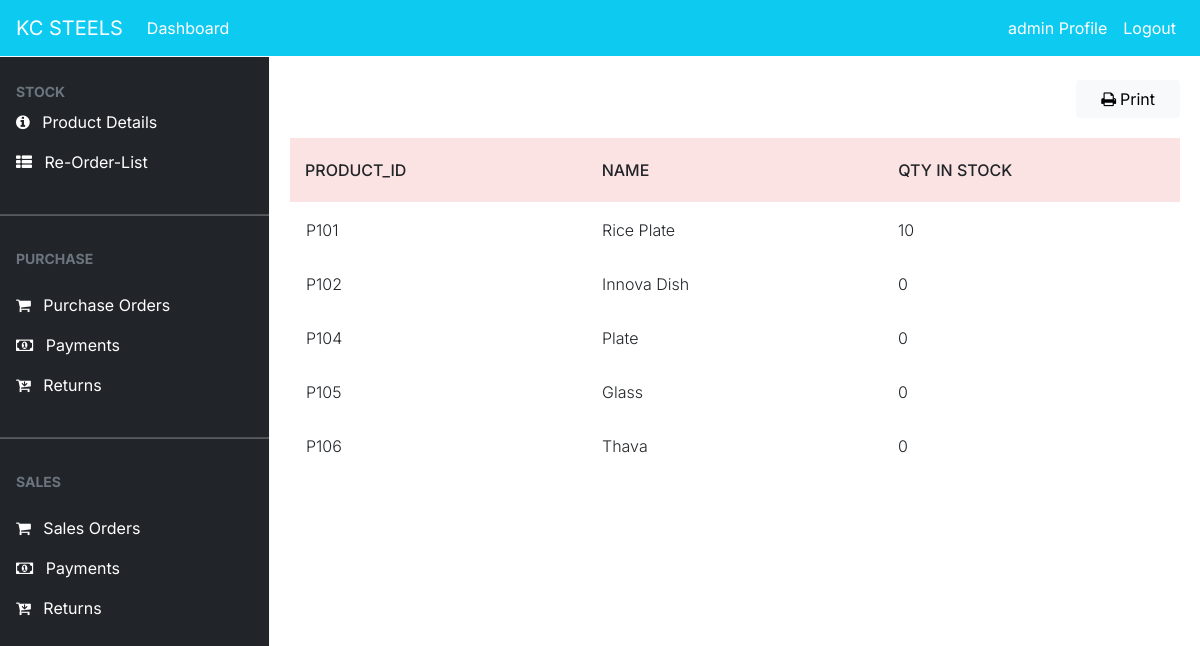
Before: /re_order (signed in) with the older database file.
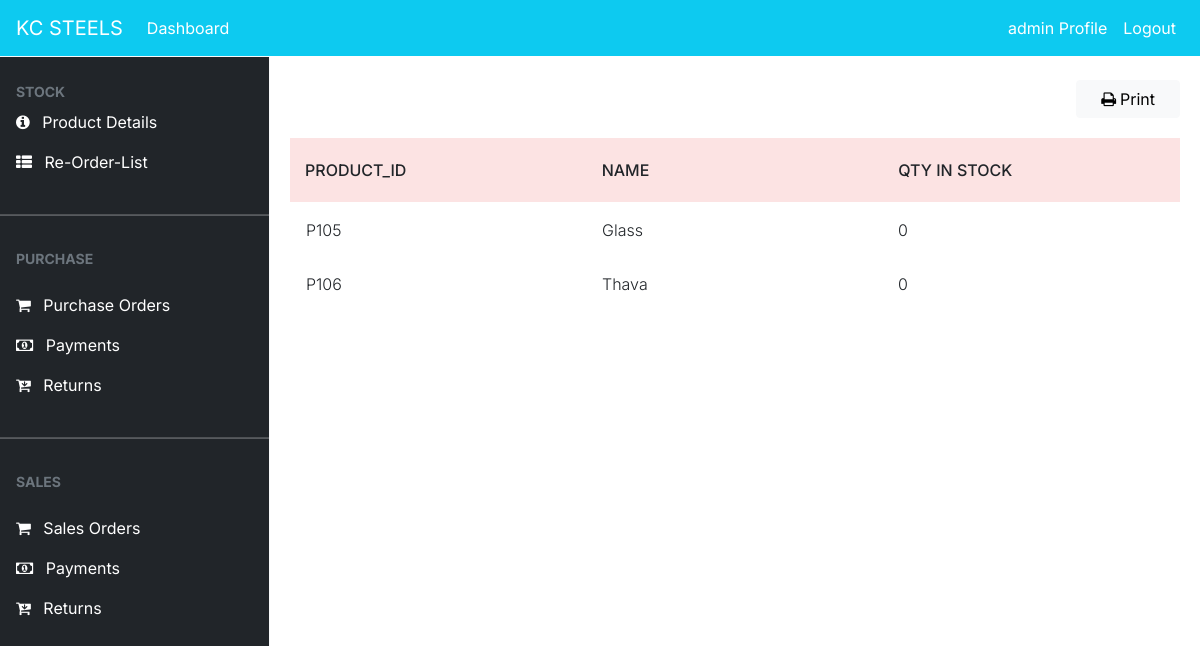
After: the same page with the newer database file.
### dashboard/models.py (models this page shows)
class Item(models.Model):
    item_no = models.IntegerField(null=True)
    item_id = models.CharField(max_length=10,null=True)
    name = models.CharField(max_length=100, null=True, blank=False,unique=True)
    unit_price = models.PositiveBigIntegerField(null=True,blank=True)
    qty_available = models.PositiveIntegerField(null=True, default=0)
    qty_sold = models.PositiveIntegerField(null=True, default=0)
    qty_purchased = models.PositiveIntegerField(null=True, default=0)
    status = models.BooleanField(default=False)
    def __str__(self):
        return  self.name

### dashboard/views.py (the view)
# urls.py: path('re_order',views.re_order,name='re_order'),
@login_required
def re_order(request):
    items = Item.objects.filter(qty_purchased__lte=25)
    print(items)
    context = {
        'items' : items
    }
    return render(request, 'dashboard/re_order.html',context)

### templates/dashboard/re_order.html (shortened to what this page needs)
{% extends 'partial/base.html' %}
{% load crispy_forms_tags %}
{% block content %}
{% include 'partial/topnav_staff.html'%}
<div style="margin-left:290px;margin-right:20px">
    <div class="row my-4">
        <div style="margin-bottom:20px;">
            <a href="{% url 're_order_list' %}" class="btn bg-pink btn-light btn-bold px-4 float-right mt-3 mt-lg-0"><i class="mr-1 fa fa-print text-primary-m1 text-120 w-2"></i>Print</a>
        </div>
        <div class="col-md-12">
            <div class="tbl-header">
                <table cellpadding="0" cellspacing="0" border="0">
                    <thead>
                    <tr>
                        <th scope="col">Product_id</th>
                        <th scope="col">Name</th>
                        <th scope="col">QTY in Stock</th>
                    </tr>
                    </thead>
                </table>
            </div>
            <div class="tbl-content">
                <table cellpadding="0" cellspacing="0" border="0">
                    <tbody>
                        {% for item in items %}
                            <tr>
                            <td>{{ item.item_id }}</td>
                            <td>{{ item.name }}</td>
                            <td>{{ item.qty_purchased }}</td>
                        {% endfor %}
                    </tbody>
                </table>
            </div>
        </div>
    </div>
</div>
{% endblock %}>

Changed rows visible on the page:
no longer on this page (row edited): Item: item_id "P101", name "Rice Plate", qty_purchased "10"
no longer on this page (row edited): Item: item_id "P102", name "Innova Dish", qty_purchased "0"
no longer on this page (row edited): Item: item_id "P104", name "Plate", qty_purchased "0"
